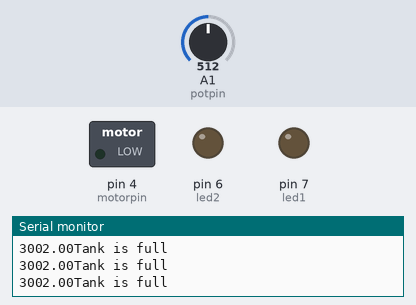
Recording of a sketch running on a simulated Arduino Uno, built with avr-gcc and run on an emulated ATmega328P. Shown: switched loads named in the sketch (green lamp = pin HIGH), output pins drawn as LEDs (lit = HIGH), the last lines printed to the serial monitor. The test bench sets the inputs (shaded band); at power-on: A1 (potpin) = 512.

Above: at 1.2 s.
1.3 s: A1 (potpin) set to 354
4.3 s: A1 (potpin) set to 332
At 4.7 s:
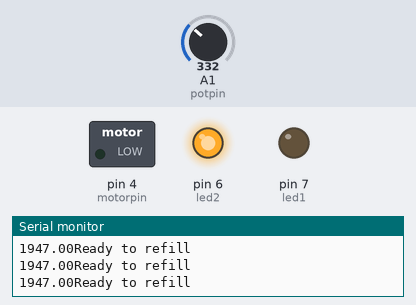
5.8 s: A1 (potpin) set to 179
8.8 s: A1 (potpin) set to 153
At 9.9 s:
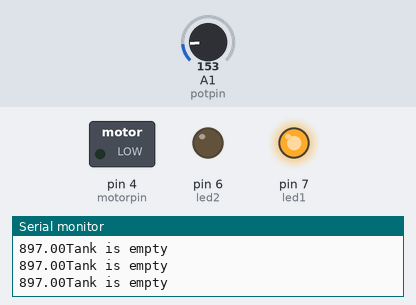
10.3 s: A1 (potpin) set to 511
At 11.7 s:
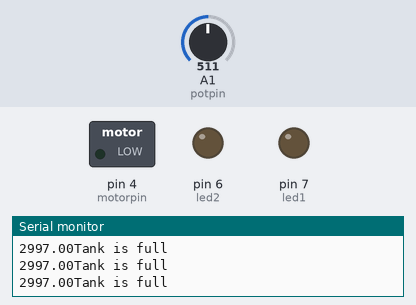
Timing chart, 0 to 13.3 s (numbered marks = the images above; inputs shaded):
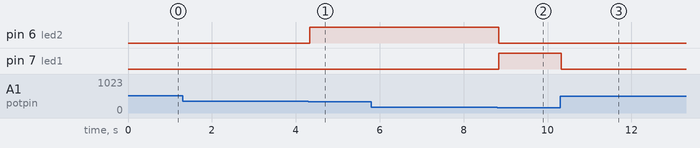

Measured:
- the behaviour switches between 341 and 340 on A1 (potpin) (found by bisection; images 0 and 1)
- the behaviour switches between 171 and 170 on A1 (potpin) (found by bisection; images 1 and 2)
- after the input at 4.3 s, pin 6 (led2): LOW → HIGH at once
- after the input at 8.8 s, pin 6 (led2): HIGH → LOW at once; pin 7 (led1): LOW → HIGH at once
- after the input at 10.3 s, pin 7 (led1): HIGH → LOW at once

The sketch:

water.ino
```cpp
int level;
 int volume;
 float capacity;
 float sensor;
 int potpin=A1;
 int led1=7;
 int led2=6;
 int led3=5;
 int motorpin=4;
void setup() {

  // put your setup code here, to run once:
  //functions for reading from pins
pinMode(potpin, INPUT);
pinMode(led1, OUTPUT);
pinMode(led2, OUTPUT);
pinMode(led2, OUTPUT);
pinMode(motorpin,OUTPUT);
Serial.begin(9600);
}

void loop() {


//The level is read from potentiometer
  level=analogRead(potpin);
  sensor=map (level,0,1023,0,5);
  capacity=map(level,0,1023,0,6000);
  Serial.print(capacity);

// put your main code here, to run repeatedly:
//function for reading sensor input
//contol using if statement

 if(capacity < 1000){
  Serial.println("Tank is empty");
   digitalWrite(led1,HIGH);
    digitalWrite(led2,LOW);
     digitalWrite(led3,LOW);
   digitalWrite(motorpin,HIGH);}
// Led1 lights and the motor runs when the tank is empty

else if (capacity<2000){
  Serial.println("Ready to refill");
   digitalWrite(led1,LOW);
    digitalWrite(led3,LOW);
   digitalWrite(led2,HIGH);
   digitalWrite(motorpin,HIGH);}
//Led2 lights and the motor runs to signal for refilling.

else if (4500 < capacity < 5800 ){
  Serial.println("Tank is full");
   digitalWrite(led1,LOW);
    digitalWrite(led2,LOW);
   digitalWrite(led3,HIGH);
    digitalWrite(motorpin,HIGH);

   }
//Led3 lights to signal that the tank is full and the motor runs when the capacity is less than 6000.
 else  (5800<capacity<6000);{
  digitalWrite(motorpin,LOW);
 }

   }

 //The motor stops running when the capacity reaches 6000.
```
